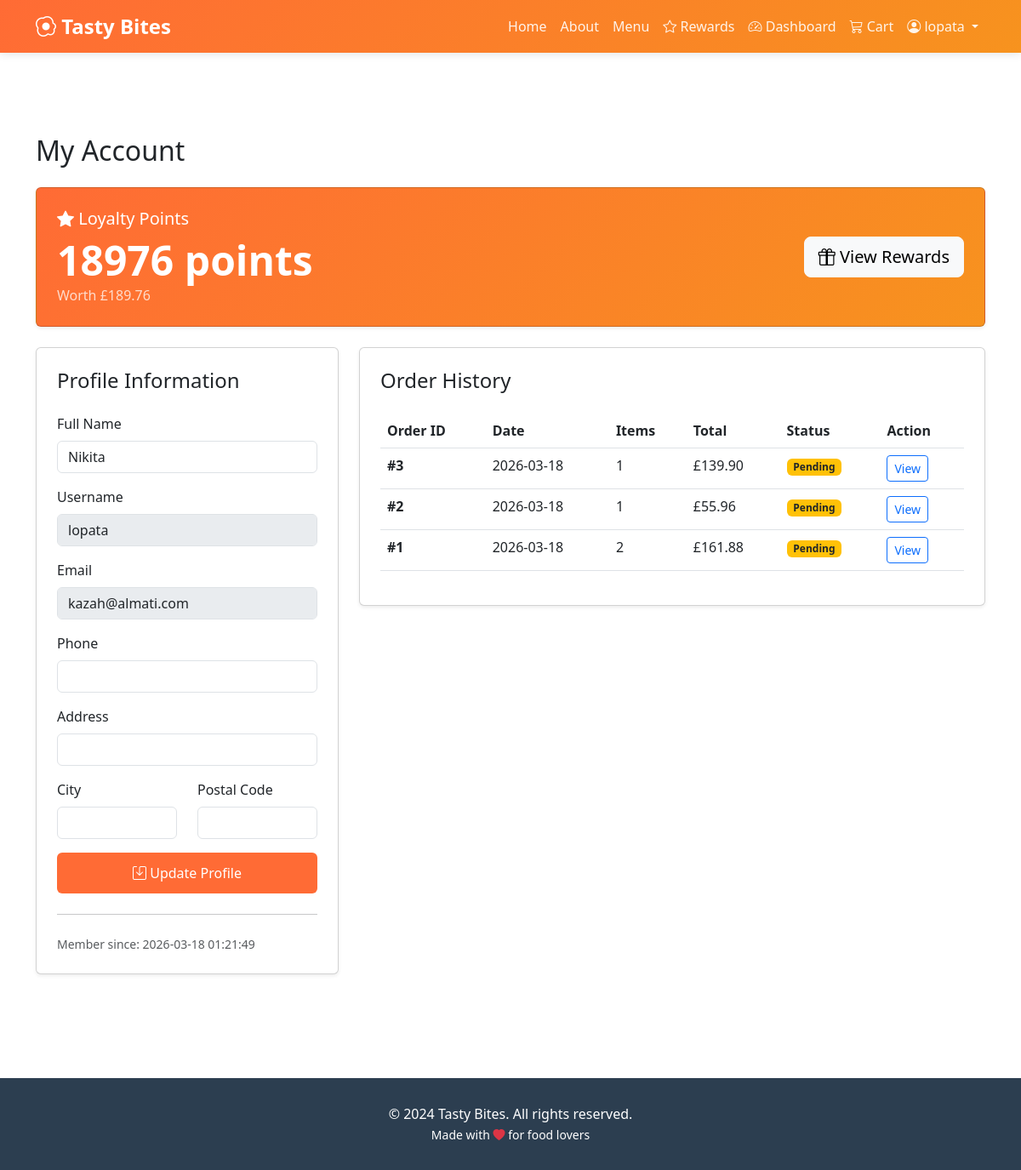
/account (signed in), run on the app's committed database.
### tables this page shows
CREATE TABLE users (
            id INTEGER PRIMARY KEY AUTOINCREMENT,
            username TEXT UNIQUE NOT NULL,
            email TEXT UNIQUE NOT NULL,
            password_hash TEXT NOT NULL,
            full_name TEXT,
            phone TEXT,
            address TEXT,
            city TEXT,
            postal_code TEXT,
            loyalty_points INTEGER DEFAULT 0,
            created_at TIMESTAMP DEFAULT CURRENT_TIMESTAMP
        );

CREATE TABLE orders (
            id INTEGER PRIMARY KEY AUTOINCREMENT,
            user_id INTEGER NOT NULL,
            total_amount REAL NOT NULL,
            points_redeemed INTEGER DEFAULT 0,
            points_earned INTEGER DEFAULT 0,
            discount_percent INTEGER DEFAULT 0,
            discount_amount REAL DEFAULT 0,
            final_amount REAL NOT NULL,
            voucher_id INTEGER,
            status TEXT DEFAULT 'pending',
            delivery_address TEXT,
            delivery_city TEXT,
            delivery_postal_code TEXT,
            phone TEXT,
            notes TEXT,
            created_at TIMESTAMP DEFAULT CURRENT_TIMESTAMP,
            FOREIGN KEY (user_id) REFERENCES users (id),
            FOREIGN KEY (voucher_id) REFERENCES vouchers (id)
        );

### app.py (the view)
@app.route('/account')
@login_required
def account():
    conn = get_db()
    cursor = conn.cursor()
    cursor.execute('SELECT * FROM users WHERE id = ?', (session['user_id'],))
    user = cursor.fetchone()
    cursor.execute('''
        SELECT o.id, o.total_amount, o.final_amount, o.points_earned,
               o.points_redeemed, o.status, o.created_at,
               COUNT(oi.id) as item_count
        FROM orders o
        LEFT JOIN order_items oi ON o.id = oi.order_id
        WHERE o.user_id = ?
        GROUP BY o.id
        ORDER BY o.created_at DESC
    ''', (session['user_id'],))
    orders = cursor.fetchall()
    cursor.execute('''
        SELECT * FROM loyalty_transactions
        WHERE user_id = ?
        ORDER BY created_at DESC
        LIMIT 10
    ''', (session['user_id'],))
    transactions = cursor.fetchall()
    conn.close()
    return render_template('account.html', user=user, orders=orders, transactions=transactions)

### app.py (called while the page is built)
def get_db():
    conn = sqlite3.connect(DATABASE)
    conn.row_factory = sqlite3.Row
    return conn

def login_required(f):
    @wraps(f)
    def decorated_function(*args, **kwargs):
        if 'user_id' not in session:
            flash('Please log in to access this page.', 'warning')
            return redirect(url_for('login'))
        return f(*args, **kwargs)
    return decorated_function

### templates/account.html (shortened to what this page needs)
{% extends "base.html" %}
{% block content %}
<div class="container my-5 py-5">
    <h2 class="mb-4">My Account</h2>
    <div class="card shadow-sm mb-4"
        style="background: linear-gradient(135deg, var(--primary-color), var(--secondary-color));">
        <div class="card-body text-white p-4">
            <div class="row align-items-center">
                <div class="col-md-6 mb-3 mb-md-0">
                    <h5 class="mb-2">
                        <i class="bi bi-star-fill"></i> Loyalty Points
                    </h5>
                    <h2 class="display-5 fw-bold mb-0">{{ user.loyalty_points }} points</h2>
                    <p class="mb-0 opacity-75">Worth £{{ "%.2f"|format(user.loyalty_points / 100) }}</p>
                </div>
                <div class="col-md-6 text-md-end">
                    <a href="{{ url_for('loyalty') }}" class="btn btn-light btn-lg">
                        <i class="bi bi-gift"></i> View Rewards
                    </a>
                </div>
            </div>
        </div>
    </div>
    <div class="row">
        <div class="col-lg-4 mb-4">
            <div class="card shadow-sm">
                <div class="card-body p-4">
                    <h4 class="card-title mb-4">Profile Information</h4>
                    <form method="POST" action="{{ url_for('update_account') }}">
                        <div class="mb-3">
                            <label for="full_name" class="form-label">Full Name</label>
                            <input type="text" class="form-control" id="full_name" name="full_name"
                                value="{{ user.full_name or '' }}">
                        </div>
                        <div class="mb-3">
                            <label class="form-label">Username</label>
                            <input type="text" class="form-control" value="{{ user.username }}" disabled>
                        </div>
                        <div class="mb-3">
                            <label class="form-label">Email</label>
                            <input type="email" class="form-control" value="{{ user.email }}" disabled>
                        </div>
                        <div class="mb-3">
                            <label for="phone" class="form-label">Phone</label>
                            <input type="tel" class="form-control" id="phone" name="phone"
                                value="{{ user.phone or '' }}">
                        </div>
                        <div class="mb-3">
                            <label for="address" class="form-label">Address</label>
                            <input type="text" class="form-control" id="address" name="address"
                                value="{{ user.address or '' }}">
                        </div>
                        <div class="row">
                            <div class="col-md-6 mb-3">
                                <label for="city" class="form-label">City</label>
                                <input type="text" class="form-control" id="city" name="city"
                                    value="{{ user.city or '' }}">
                            </div>
                            <div class="col-md-6 mb-3">
                                <label for="postal_code" class="form-label">Postal Code</label>
                                <input type="text" class="form-control" id="postal_code" name="postal_code"
                                    value="{{ user.postal_code or '' }}">
                            </div>
                        </div>
                        <button type="submit" class="btn btn-primary w-100">
                            <i class="bi bi-save"></i> Update Profile
                        </button>
                    </form>
                    <hr class="my-4">
                    <p class="mb-0 small text-muted">Member since: {{ user.created_at }}</p>
                </div>
            </div>
        </div>
        <div class="col-lg-8">
            <div class="card shadow-sm">
                <div class="card-body p-4">
                    <h4 class="card-title mb-4">Order History</h4>
                    {% if orders %}
                    <div class="table-responsive">
                        <table class="table table-hover">
                            <thead>
                                <tr>
                                    <th>Order ID</th>
                                    <th>Date</th>
                                    <th>Items</th>
                                    <th>Total</th>
                                    <th>Status</th>
                                    <th>Action</th>
                                </tr>
                            </thead>
                            <tbody>
                                {% for order in orders %}
                                <tr>
                                    <td><strong>#{{ order.id }}</strong></td>
                                    <td>{{ order.created_at[:10] }}</td>
                                    <td>{{ order.item_count }}</td>
                                    <td>£{{ "%.2f"|format(order.total_amount) }}</td>
                                    <td>
                                        {% if order.status == 'pending' %}
                                        <span class="badge bg-warning text-dark">Pending</span>
                                        {% elif order.status == 'delivered' %}
                                        <span class="badge bg-success">Delivered</span>
                                        {% elif order.status == 'cancelled' %}
                                        <span class="badge bg-danger">Cancelled</span>
                                        {% else %}
                                        <span class="badge bg-info">{{ order.status|title }}</span>
                                        {% endif %}
                                    </td>
                                    <td>
                                        <a href="{{ url_for('order_detail', order_id=order.id) }}"
                                            class="btn btn-sm btn-outline-primary">
                                            View
                                        </a>
                                    </td>
                                </tr>
                                {% endfor %}
                            </tbody>
                        </table>
                    </div>
                    {% endif %}
                </div>
            </div>
        </div>
    </div>
</div>
{% endblock %}

### templates/base.html (shortened to what this page needs)
<!DOCTYPE html>
<html lang="en">
<head>
    <link href="https://cdn.jsdelivr.net/npm/bootstrap@5.3.0/dist/css/bootstrap.min.css" rel="stylesheet">
    <link rel="stylesheet" href="https://cdn.jsdelivr.net/npm/bootstrap-icons@1.11.0/font/bootstrap-icons.css">
</head>
<body>
    <nav class="navbar navbar-expand-lg navbar-dark">
        <div class="container">
            <a class="navbar-brand" href="{{ url_for('index') }}">
                <i class="bi bi-egg-fried"></i> Tasty Bites
            </a>
            <div class="collapse navbar-collapse" id="navbarNav">
                <ul class="navbar-nav ms-auto">
                    <li class="nav-item">
                        <a class="nav-link" href="{{ url_for('index') }}">Home</a>
                    </li>
                    <li class="nav-item">
                        <a class="nav-link" href="{{ url_for('about') }}">About</a>
                    </li>
                    <li class="nav-item">
                        <a class="nav-link" href="{{ url_for('catalog') }}">Menu</a>
                    </li>
                    <li class="nav-item">
                        <a class="nav-link" href="{{ url_for('loyalty') }}">
                            <i class="bi bi-star"></i> Rewards
                        </a>
                    </li>
                    {% if session.get('user_id') %}
                    <li class="nav-item">
                        <a class="nav-link" href="{{ url_for('dashboard') }}">
                            <i class="bi bi-speedometer2"></i> Dashboard
                        </a>
                    </li>
                    {% endif %}
                    {% if session.get('user_id') %}
                    <li class="nav-item">
                        <a class="nav-link" href="{{ url_for('view_cart') }}">
                            <i class="bi bi-cart3"></i> Cart
                        </a>
                    </li>
                    <li class="nav-item dropdown">
                        <a class="nav-link dropdown-toggle" href="#" id="userDropdown" role="button"
                            data-bs-toggle="dropdown">
                            <i class="bi bi-person-circle"></i> {{ session.get('username') }}
                        </a>
                    </li>
                    {% endif %}
                </ul>
            </div>
        </div>
    </nav>
    {% block content %}{% endblock %}
    <footer>
        <div class="container text-center">
            <p class="mb-0">&copy; 2024 Tasty Bites. All rights reserved.</p>
            <p class="mb-0"><small>Made with <i class="bi bi-heart-fill text-danger"></i> for food lovers</small></p>
        </div>
    </footer>
</body>
</html>

### templates/base.html (style rules this page uses)
:root { --primary-color: #ff6b35; --secondary-color: #f7931e; --dark-color: #2c3e50; --light-bg: #f8f9fa; }
body { font-family: 'Segoe UI', Tahoma, Geneva, Verdana, sans-serif; }
.navbar { background: linear-gradient(135deg, var(--primary-color), var(--secondary-color)); box-shadow: 0 2px 10px rgba(0, 0, 0, 0.1); }
.navbar-brand { font-weight: bold; font-size: 1.5rem; color: white !important; }
.nav-link { color: rgba(255, 255, 255, 0.9) !important; transition: color 0.3s; }
.btn-primary { background: var(--primary-color); border: none; padding: 12px 30px; transition: transform 0.3s, box-shadow 0.3s; }
footer { background-color: var(--dark-color); color: white; padding: 30px 0; margin-top: 50px; }

### data on the page
users: get "lopata", loyalty_points "18976", user.loyalty_points/100 "189.76", full_name "Nikita", username "lopata", email "kazah@almati.com", created_at "2026-03-18 01:21:49"
orders: id "3", created_at "2026-03-18", item_count "1", total_amount "139.90", status "Pending"
orders: id "2", created_at "2026-03-18", item_count "1", total_amount "55.96", status "Pending"
orders: id "1", created_at "2026-03-18", item_count "2", total_amount "161.88", status "Pending"
